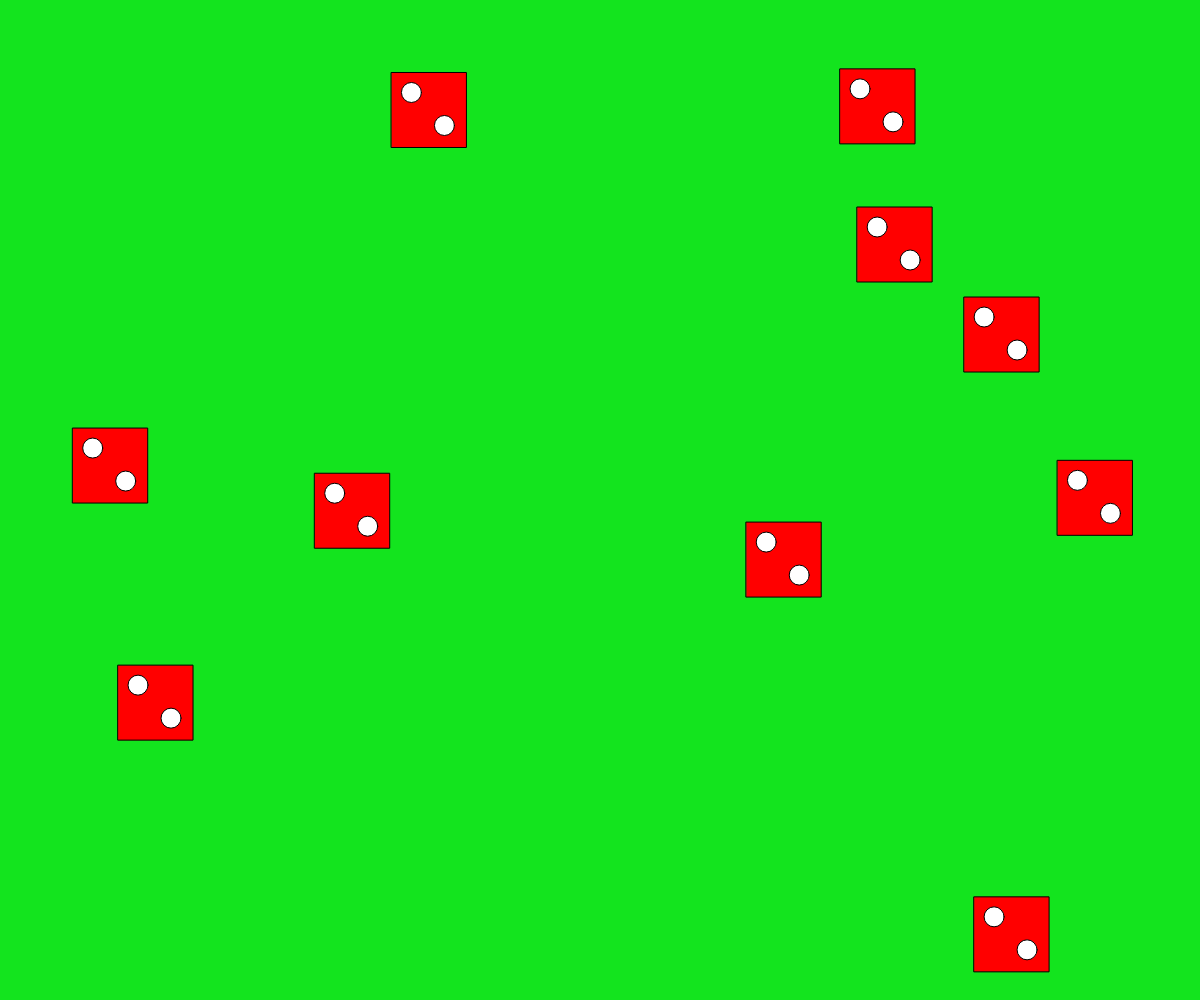
Frame 1 (no input)
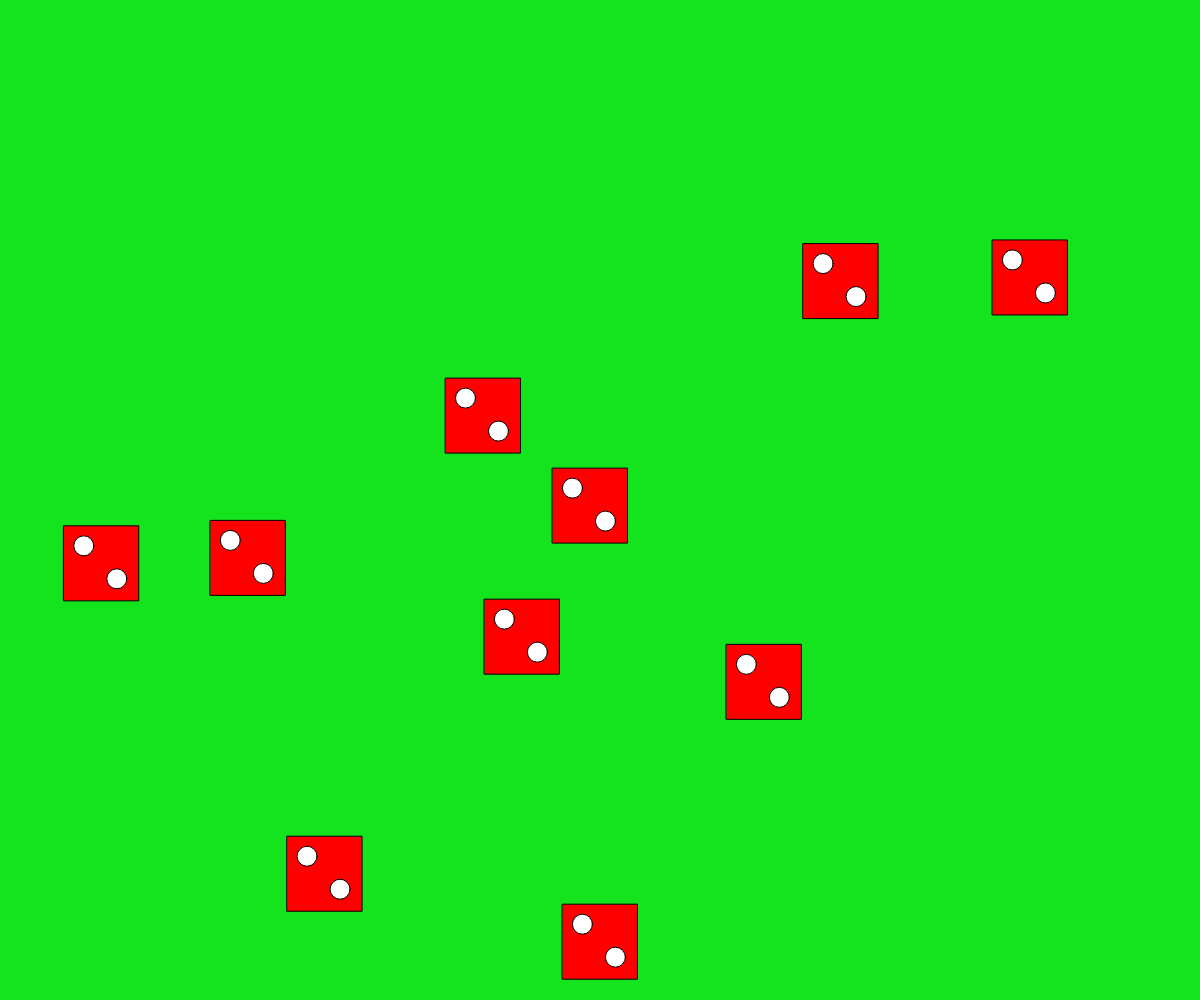
Frame 60 (no input)
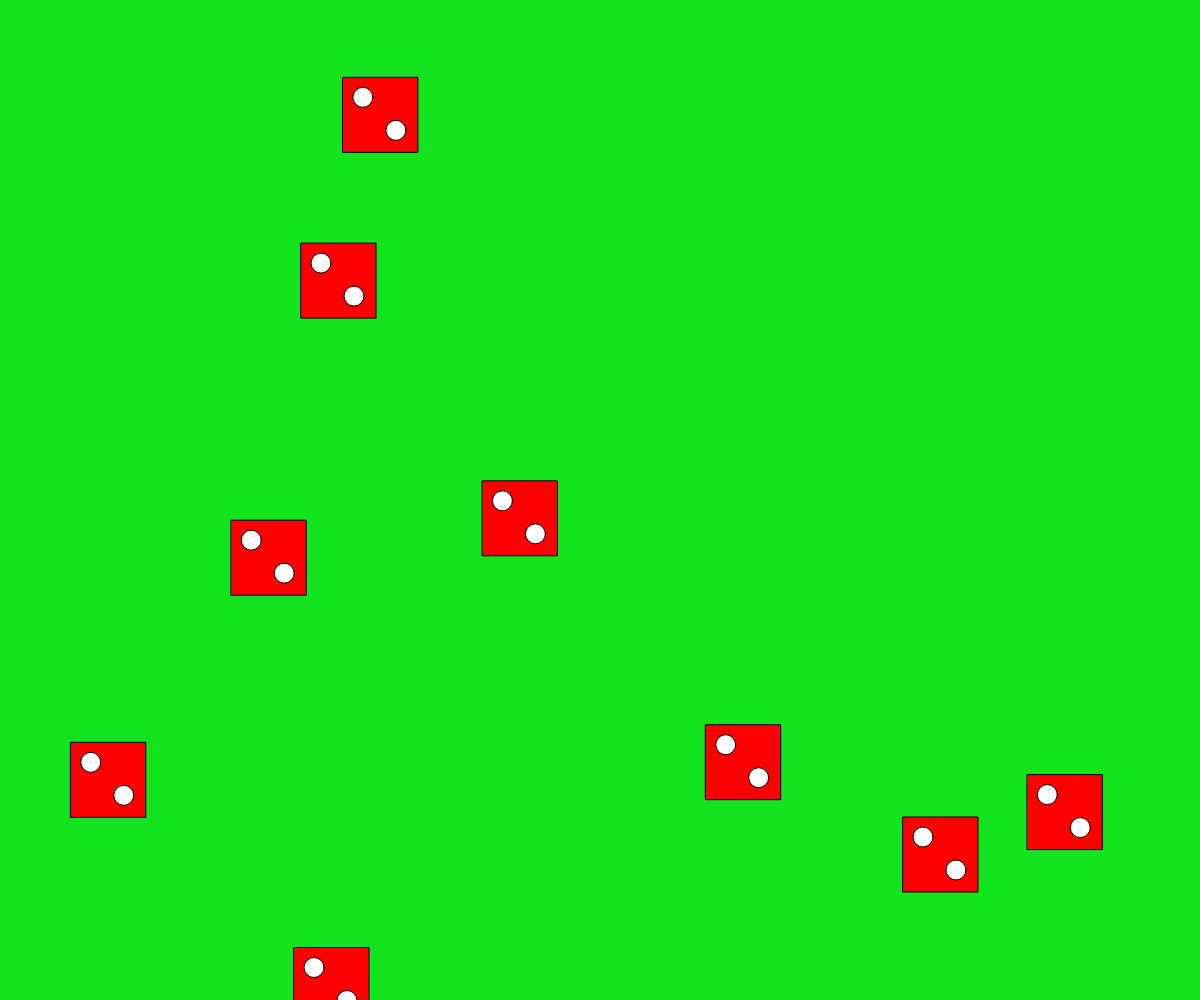
Frame 120 (the mouse pressed at the canvas centre since frame 60)

The p5.js sketch that drew these frames (run headless with seeded random() and noise() and a simulated clock; from frame 60 on, the mouse is pressed at the canvas centre):

// p5.js sketch
// ── sketch.js
var dice = [];
var num_of_dice = 10;


function setup() {
    createCanvas(windowWidth,windowHeight);

    for (var i = 0; i < num_of_dice; i++) {
        dice.push( new BouncingDice(
            random(width),
            random(height),
            random(75, 75)
        )
      );
    }
}

function draw() {
  background(19, 228, 30);


    for (var i = 0; i < dice.length; i++) {
        dice[i].display();
        dice[i].move();
        dice[i].collisionCheck(dice, i);
    }
}

// ── Dice.js
function BouncingDice(init_x, init_y, size) {
    //my perameters for my constructor methosd
    this.loc = {
        x: init_x,
        y: init_y
    };
    this.delta = {
        x: 1,
        y: 1
    };
    this.size = size;
    this.edge = this.size * 0.5;
    this.delta = {
        x: map(this.size, 40, 150, 10, 0.5) * map(round(random(1, 2)), 1, 2, -1, 1),
        y: 0,
        gravity: 0.1

    };
}

BouncingDice.prototype.display = function() {
    push();
    fill(255, 0, 0);
    translate(this.loc.x, this.loc.y);
    rect(0, 0, this.size, this.size);
    pop();
    push();
    fill(255);
    translate(this.loc.x, this.loc.y);
    ellipse(20, 20, 20, 20);
    ellipse(53, 53, 20, 20);
    pop();
};

BouncingDice.prototype.move = function() {

    // update.locition
    this.loc.x += this.delta.x;
    this.loc.y += this.delta.y;
    this.delta.y += this.delta.gravity;

    // edge check
    if (this.loc.x >= width -75) {
        this.loc.x = width-75 - this.delta.x;
        this.delta.x *= -1;
    } else if (this.loc.x <= 0) {
        this.loc.x = 1 + this.delta.x;
        this.delta.x *= -1;
    }

    if (this.loc.y >= height) {
        this.loc.y = height / this.delta.y;
        this.delta.x *= 1;
    } else if (this.loc.y <= 0) {
        this.loc.y = 1 + this.delta.y;
        this.delta.y *= -1;
    }
    // Vertical bounce
    if (this.loc.y + this.edge >= height) {
        this.loc.y = height - this.edge;
        this.delta.y *= -1;
    }
};



BouncingDice.prototype.collisionCheck = function(diceArr, myIdx) {
    var maxDist, distance, otherDice;


    for (var i = 0; i < diceArr.length; i++) {

        var collision = false;

        otherDice = diceArr[i];

        if (i !== myIdx) {
            distance = dist(this.loc.x, this.loc.y, otherDice.loc.x, otherDice.loc.y);
            maxDist = this.edge + otherDice.edge;

            if (distance <= maxDist) {
                collision = true;
            }

            if (collision) {
                this.loc.x *= -10;
                this.delta.y *= -1;
            }

        }

    }
};
